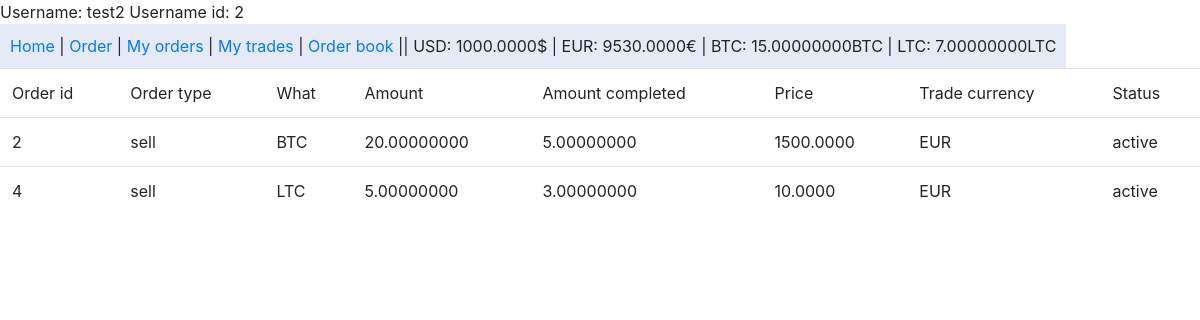
The app's page /my-orders/ (signed in) with its own data.
### account/models.py (models this page shows)
class Account(SkeletonU):
    user = models.ForeignKey(User, related_name='%(app_label)s_%(class)s_user', on_delete=models.DO_NOTHING)
    usd = models.DecimalField('USD', max_digits=16, decimal_places=4, null=False, blank=False, default=0)
    eur = models.DecimalField('EUR', max_digits=16, decimal_places=4, null=False, blank=False, default=0)
    btc = models.DecimalField('BTC', max_digits=16, decimal_places=8, null=False, blank=False, default=0)
    ltc = models.DecimalField('LTC', max_digits=16, decimal_places=8, null=False, blank=False, default=0)

### order/models.py (models this page shows, shortened)
class Order(SkeletonU):
    user = models.ForeignKey(User, related_name='%(app_label)s_%(class)s_user', on_delete=models.DO_NOTHING)
    order_type = models.CharField(max_length=4, choices=order_choices, null=False, blank=False)
    what = models.CharField(max_length=3, choices=what_choices, null=False, blank=False)
    amount = models.DecimalField(_('Amount'), max_digits=16, decimal_places=8, null=False, blank=False)
    amount_completed = models.DecimalField(_('Amount completed'), max_digits=16, decimal_places=8, null=False, blank=False, default=0)
    price = models.DecimalField(_('Buy or sell at price'), max_digits=10, decimal_places=4, null=False, blank=False)
    trade_currency = models.CharField(max_length=3, choices=trade_currency_choices, null=False, blank=False)
    status = models.CharField(max_length=6, choices=status_choices, null=False, blank=False, default='ACTIVE')

### order/views.py (the view)
# urls.py: path('my-orders/', order_views.my_orders, name='my-orders'),
@login_required
def my_orders(request):
    account = Account.objects.get(user=request.user)
    orders = Order.objects.filter(user=request.user)
    return render(request, 'orders.html', {'orders': orders, 'account': account})

### templates/orders.html
{% extends 'base.html' %}
{% block body %}
<table class="table">
    <tr>
        <td>Order id</td>
        <td>Order type</td>
        <td>What</td>
        <td>Amount</td>
        <td>Amount completed</td>
        <td>Price</td>
        <td>Trade currency</td>
        <td>Status</td>
    </tr>
    {% for o in orders %}
        <tr>
            <td>{{ o.id }}</td>
            <td>{{ o.order_type }}</td>
            <td>{{ o.what }}</td>
            <td>{{ o.amount}}</td>
            <td>{{ o.amount_completed}}</td>
            <td>{{ o.price }}</td>
            <td>{{ o.trade_currency }}</td>
            <td>{{ o.status }}</td>
        </tr>
    {% endfor %}
</table>
{% endblock %}

### templates/base.html (shortened to what this page needs)
<!DOCTYPE html>
<html lang="en">
<head>
    <link rel="stylesheet" href="https://maxcdn.bootstrapcdn.com/bootstrap/4.0.0/css/bootstrap.min.css">
</head>
<body>
{% block header %}
{% if account %}
    <div class="user">Username: {{ request.user.username }} Username id: {{ request.user.id }}</div>
    <ul class="headbar">
        <li><a href="{% url 'index' %}">Home</a> | </li>
        <li><a href="{% url 'order' %}">Order</a> | </li>
        <li><a href="{% url 'my-orders' %}">My orders</a> | </li>
        <li><a href="{% url 'my-trades' %}">My trades</a> |</li>
        <li><a href="{% url 'order-book' %}">Order book</a> || </li>
        <li>USD: {{ account.usd }}$ | </li>
        <li>EUR: {{ account.eur }}€ | </li>
        <li>BTC: {{ account.btc }}BTC | </li>
        <li>LTC: {{ account.ltc }}LTC</li>
    </ul>
{% endif %}
{% endblock %}
{% block body %}{% endblock %}
</body>
</html>

### templates/base.html (style rules this page uses)
ul.headbar { list-style-type: none; display: inline-block; padding: 0px; margin: 0px; padding: 10px; background-color: #e6eaf7; }
li { display: inline; }

### records on screen
Account: usd "1000.0000", eur "9530.0000", btc "15.00000000", ltc "7.00000000"
Order: id "2", order_type "sell", what "BTC", amount "20.00000000", amount_completed "5.00000000", price "1500.0000", trade_currency "EUR", status "active"
Order: id "4", order_type "sell", what "LTC", amount "5.00000000", amount_completed "3.00000000", price "10.0000", trade_currency "EUR", status "active"

### other values on screen
{{ request.user.username }} "test2"
{{ request.user.id }} "2"
